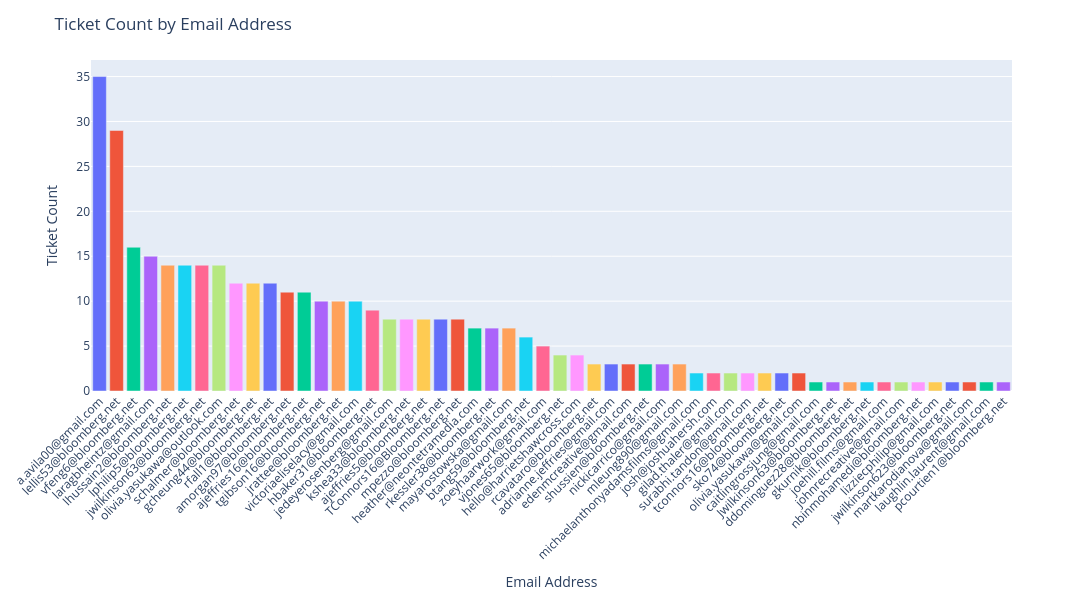

The cell this chart's notebook holds for it:
### Code cell
plotly_barplots(tickets_by_producer, 'Email Address', 'Ticket Count', color_palette=None)

### Figure 1 — Plotly figure (JSON) as saved in the notebook; plotly's stock layout.template omitted (floating-point values rounded to 4 significant figures)
{"data": [{"hovertemplate": "Email Address=%{x}<br>Ticket Count=%{y}<extra></extra>", "legendgroup": "a.avila00@gmail.com", "marker": {"color": "#636efa", "pattern": {"shape": ""}}, "name": "a.avila00@gmail.com", "orientation": "v", "showlegend": true, "textposition": "outside", "texttemplate": "%{y:.2f}", "type": "bar", "x": ["a.avila00@gmail.com"], "xaxis": "x", "y": [35], "yaxis": "y"}, {"hovertemplate": "Email Address=%{x}<br>Ticket Count=%{y}<extra></extra>", "legendgroup": "lellis53@bloomberg.net", "marker": {"color": "#EF553B", "pattern": {"shape": ""}}, "name": "lellis53@bloomberg.net", "orientation": "v", "showlegend": true, "textposition": "outside", "texttemplate": "%{y:.2f}", "type": "bar", "x": ["lellis53@bloomberg.net"], "xaxis": "x", "y": [29], "yaxis": "y"}, {"hovertemplate": "Email Address=%{x}<br>Ticket Count=%{y}<extra></extra>", "legendgroup": "vfeng6@bloomberg.net", "marker": {"color": "#00cc96", "pattern": {"shape": ""}}, "name": "vfeng6@bloomberg.net", "orientation": "v", "showlegend": true, "textposition": "outside", "texttemplate": "%{y:.2f}", "type": "bar", "x": ["vfeng6@bloomberg.net"], "xaxis": "x", "y": [16], "yaxis": "y"}, {"hovertemplate": "Email Address=%{x}<br>Ticket Count=%{y}<extra></extra>", "legendgroup": "laragbheintz@gmail.com", "marker": {"color": "#ab63fa", "pattern": {"shape": ""}}, "name": "laragbheintz@gmail.com", "orientation": "v", "showlegend": true, "textposition": "outside", "texttemplate": "%{y:.2f}", "type": "bar", "x": ["laragbheintz@gmail.com"], "xaxis": "x", "y": [15], "yaxis": "y"}, {"hovertemplate": "Email Address=%{x}<br>Ticket Count=%{y}<extra></extra>", "legendgroup": "lhussain2@bloomberg.net", "marker": {"color": "#FFA15A", "pattern": {"shape": ""}}, "name": "lhussain2@bloomberg.net", "orientation": "v", "showlegend": true, "textposition": "outside", "texttemplate": "%{y:.2f}", "type": "bar", "x": ["lhussain2@bloomberg.net"], "xaxis": "x", "y": [14], "yaxis": "y"}, {"hovertemplate": "Email Address=%{x}<br>Ticket Count=%{y}<extra></extra>", "legendgroup": "lphilip5@bloomberg.net", "marker": {"color": "#19d3f3", "pattern": {"shape": ""}}, "name": "lphilip5@bloomberg.net", "orientation": "v", "showlegend": true, "textposition": "outside", "texttemplate": "%{y:.2f}", "type": "bar", "x": ["lphilip5@bloomberg.net"], "xaxis": "x", "y": [14], "yaxis": "y"}, {"hovertemplate": "Email Address=%{x}<br>Ticket Count=%{y}<extra></extra>", "legendgroup": "jwilkinson63@bloomberg.net", "marker": {"color": "#FF6692", "pattern": {"shape": ""}}, "name": "jwilkinson63@bloomberg.net", "orientation": "v", "showlegend": true, "textposition": "outside", "texttemplate": "%{y:.2f}", "type": "bar", "x": ["jwilkinson63@bloomberg.net"], "xaxis": "x", "y": [14], "yaxis": "y"}, {"hovertemplate": "Email Address=%{x}<br>Ticket Count=%{y}<extra></extra>", "legendgroup": "olivia.yasukawa@outlook.com", "marker": {"color": "#B6E880", "pattern": {"shape": ""}}, "name": "olivia.yasukawa@outlook.com", "orientation": "v", "showlegend": true, "textposition": "outside", "texttemplate": "%{y:.2f}", "type": "bar", "x": ["olivia.yasukawa@outlook.com"], "xaxis": "x", "y": [14], "yaxis": "y"}, {"hovertemplate": "Email Address=%{x}<br>Ticket Count=%{y}<extra></extra>", "legendgroup": "schalmer@bloomberg.net", "marker": {"color": "#FF97FF", "pattern": {"shape": ""}}, "name": "schalmer@bloomberg.net", "orientation": "v", "showlegend": true, "textposition": "outside", "texttemplate": "%{y:.2f}", "type": "bar", "x": ["schalmer@bloomberg.net"], "xaxis": "x", "y": [12], "yaxis": "y"}, {"hovertemplate": "Email Address=%{x}<br>Ticket Count=%{y}<extra></extra>", "legendgroup": "gcheung44@bloomberg.net", "marker": {"color": "#FECB52", "pattern": {"shape": ""}}, "name": "gcheung44@bloomberg.net", "orientation": "v", "showlegend": true, "textposition": "outside", "texttemplate": "%{y:.2f}", "type": "bar", "x": ["gcheung44@bloomberg.net"], "xaxis": "x", "y": [12], "yaxis": "y"}, {"hovertemplate": "Email Address=%{x}<br>Ticket Count=%{y}<extra></extra>", "legendgroup": "rfall1@bloomberg.net", "marker": {"color": "#636efa", "pattern": {"shape": ""}}, "name": "rfall1@bloomberg.net", "orientation": "v", "showlegend": true, "textposition": "outside", "texttemplate": "%{y:.2f}", "type": "bar", "x": ["rfall1@bloomberg.net"], "xaxis": "x", "y": [12], "yaxis": "y"}, {"hovertemplate": "Email Address=%{x}<br>Ticket Count=%{y}<extra></extra>", "legendgroup": "amorgan97@bloomberg.net", "marker": {"color": "#EF553B", "pattern": {"shape": ""}}, "name": "amorgan97@bloomberg.net", "orientation": "v", "showlegend": true, "textposition": "outside", "texttemplate": "%{y:.2f}", "type": "bar", "x": ["amorgan97@bloomberg.net"], "xaxis": "x", "y": [11], "yaxis": "y"}, {"hovertemplate": "Email Address=%{x}<br>Ticket Count=%{y}<extra></extra>", "legendgroup": "ajeffries16@bloomberg.net", "marker": {"color": "#00cc96", "pattern": {"shape": ""}}, "name": "ajeffries16@bloomberg.net", "orientation": "v", "showlegend": true, "textposition": "outside", "texttemplate": "%{y:.2f}", "type": "bar", "x": ["ajeffries16@bloomberg.net"], "xaxis": "x", "y": [11], "yaxis": "y"}, {"hovertemplate": "Email Address=%{x}<br>Ticket Count=%{y}<extra></extra>", "legendgroup": "tgibson16@bloomberg.net", "marker": {"color": "#ab63fa", "pattern": {"shape": ""}}, "name": "tgibson16@bloomberg.net", "orientation": "v", "showlegend": true, "textposition": "outside", "texttemplate": "%{y:.2f}", "type": "bar", "x": ["tgibson16@bloomberg.net"], "xaxis": "x", "y": [10], "yaxis": "y"}, {"hovertemplate": "Email Address=%{x}<br>Ticket Count=%{y}<extra></extra>", "legendgroup": "jrattee@bloomberg.net", "marker": {"color": "#FFA15A", "pattern": {"shape": ""}}, "name": "jrattee@bloomberg.net", "orientation": "v", "showlegend": true, "textposition": "outside", "texttemplate": "%{y:.2f}", "type": "bar", "x": ["jrattee@bloomberg.net"], "xaxis": "x", "y": [10], "yaxis": "y"}, {"hovertemplate": "Email Address=%{x}<br>Ticket Count=%{y}<extra></extra>", "legendgroup": "victoriaeliselacy@gmail.com", "marker": {"color": "#19d3f3", "pattern": {"shape": ""}}, "name": "victoriaeliselacy@gmail.com", "orientation": "v", "showlegend": true, "textposition": "outside", "texttemplate": "%{y:.2f}", "type": "bar", "x": ["victoriaeliselacy@gmail.com"], "xaxis": "x", "y": [10], "yaxis": "y"}, {"hovertemplate": "Email Address=%{x}<br>Ticket Count=%{y}<extra></extra>", "legendgroup": "hbaker31@bloomberg.net", "marker": {"color": "#FF6692", "pattern": {"shape": ""}}, "name": "hbaker31@bloomberg.net", "orientation": "v", "showlegend": true, "textposition": "outside", "texttemplate": "%{y:.2f}", "type": "bar", "x": ["hbaker31@bloomberg.net"], "xaxis": "x", "y": [9], "yaxis": "y"}, {"hovertemplate": "Email Address=%{x}<br>Ticket Count=%{y}<extra></extra>", "legendgroup": "jedeyerosenberg@gmail.com", "marker": {"color": "#B6E880", "pattern": {"shape": ""}}, "name": "jedeyerosenberg@gmail.com", "orientation": "v", "showlegend": true, "textposition": "outside", "texttemplate": "%{y:.2f}", "type": "bar", "x": ["jedeyerosenberg@gmail.com"], "xaxis": "x", "y": [8], "yaxis": "y"}, {"hovertemplate": "Email Address=%{x}<br>Ticket Count=%{y}<extra></extra>", "legendgroup": "kshea33@bloomberg.net", "marker": {"color": "#FF97FF", "pattern": {"shape": ""}}, "name": "kshea33@bloomberg.net", "orientation": "v", "showlegend": true, "textposition": "outside", "texttemplate": "%{y:.2f}", "type": "bar", "x": ["kshea33@bloomberg.net"], "xaxis": "x", "y": [8], "yaxis": "y"}, {"hovertemplate": "Email Address=%{x}<br>Ticket Count=%{y}<extra></extra>", "legendgroup": "ajeffries5@bloomberg.net", "marker": {"color": "#FECB52", "pattern": {"shape": ""}}, "name": "ajeffries5@bloomberg.net", "orientation": "v", "showlegend": true, "textposition": "outside", "texttemplate": "%{y:.2f}", "type": "bar", "x": ["ajeffries5@bloomberg.net"], "xaxis": "x", "y": [8], "yaxis": "y"}, {"hovertemplate": "Email Address=%{x}<br>Ticket Count=%{y}<extra></extra>", "legendgroup": "TConnors16@Bloomberg.net", "marker": {"color": "#636efa", "pattern": {"shape": ""}}, "name": "TConnors16@Bloomberg.net", "orientation": "v", "showlegend": true, "textposition": "outside", "texttemplate": "%{y:.2f}", "type": "bar", "x": ["TConnors16@Bloomberg.net"], "xaxis": "x", "y": [8], "yaxis": "y"}, {"hovertemplate": "Email Address=%{x}<br>Ticket Count=%{y}<extra></extra>", "legendgroup": "mpezzo@bloomberg.net", "marker": {"color": "#EF553B", "pattern": {"shape": ""}}, "name": "mpezzo@bloomberg.net", "orientation": "v", "showlegend": true, "textposition": "outside", "texttemplate": "%{y:.2f}", "type": "bar", "x": ["mpezzo@bloomberg.net"], "xaxis": "x", "y": [8], "yaxis": "y"}, {"hovertemplate": "Email Address=%{x}<br>Ticket Count=%{y}<extra></extra>", "legendgroup": "heather@neontetramedia.com", "marker": {"color": "#00cc96", "pattern": {"shape": ""}}, "name": "heather@neontetramedia.com", "orientation": "v", "showlegend": true, "textposition": "outside", "texttemplate": "%{y:.2f}", "type": "bar", "x": ["heather@neontetramedia.com"], "xaxis": "x", "y": [7], "yaxis": "y"}, {"hovertemplate": "Email Address=%{x}<br>Ticket Count=%{y}<extra></extra>", "legendgroup": "rkessler38@bloomberg.net", "marker": {"color": "#ab63fa", "pattern": {"shape": ""}}, "name": "rkessler38@bloomberg.net", "orientation": "v", "showlegend": true, "textposition": "outside", "texttemplate": "%{y:.2f}", "type": "bar", "x": ["rkessler38@bloomberg.net"], "xaxis": "x", "y": [7], "yaxis": "y"}, {"hovertemplate": "Email Address=%{x}<br>Ticket Count=%{y}<extra></extra>", "legendgroup": "mayarostowska@gmail.com", "marker": {"color": "#FFA15A", "pattern": {"shape": ""}}, "name": "mayarostowska@gmail.com", "orientation": "v", "showlegend": true, "textposition": "outside", "texttemplate": "%{y:.2f}", "type": "bar", "x": ["mayarostowska@gmail.com"], "xaxis": "x", "y": [7], "yaxis": "y"}, {"hovertemplate": "Email Address=%{x}<br>Ticket Count=%{y}<extra></extra>", "legendgroup": "btang59@bloomberg.net", "marker": {"color": "#19d3f3", "pattern": {"shape": ""}}, "name": "btang59@bloomberg.net", "orientation": "v", "showlegend": true, "textposition": "outside", "texttemplate": "%{y:.2f}", "type": "bar", "x": ["btang59@bloomberg.net"], "xaxis": "x", "y": [6], "yaxis": "y"}, {"hovertemplate": "Email Address=%{x}<br>Ticket Count=%{y}<extra></extra>", "legendgroup": "zoeyhaarwork@gmail.com", "marker": {"color": "#FF6692", "pattern": {"shape": ""}}, "name": "zoeyhaarwork@gmail.com", "orientation": "v", "showlegend": true, "textposition": "outside", "texttemplate": "%{y:.2f}", "type": "bar", "x": ["zoeyhaarwork@gmail.com"], "xaxis": "x", "y": [5], "yaxis": "y"}, {"hovertemplate": "Email Address=%{x}<br>Ticket Count=%{y}<extra></extra>", "legendgroup": "vjones65@bloomberg.net", "marker": {"color": "#B6E880", "pattern": {"shape": ""}}, "name": "vjones65@bloomberg.net", "orientation": "v", "showlegend": true, "textposition": "outside", "texttemplate": "%{y:.2f}", "type": "bar", "x": ["vjones65@bloomberg.net"], "xaxis": "x", "y": [4], "yaxis": "y"}, {"hovertemplate": "Email Address=%{x}<br>Ticket Count=%{y}<extra></extra>", "legendgroup": "hello@harrietshawcross.com", "marker": {"color": "#FF97FF", "pattern": {"shape": ""}}, "name": "hello@harrietshawcross.com", "orientation": "v", "showlegend": true, "textposition": "outside", "texttemplate": "%{y:.2f}", "type": "bar", "x": ["hello@harrietshawcross.com"], "xaxis": "x", "y": [4], "yaxis": "y"}, {"hovertemplate": "Email Address=%{x}<br>Ticket Count=%{y}<extra></extra>", "legendgroup": "rcavataro@bloomberg.net", "marker": {"color": "#FECB52", "pattern": {"shape": ""}}, "name": "rcavataro@bloomberg.net", "orientation": "v", "showlegend": true, "textposition": "outside", "texttemplate": "%{y:.2f}", "type": "bar", "x": ["rcavataro@bloomberg.net"], "xaxis": "x", "y": [3], "yaxis": "y"}, {"hovertemplate": "Email Address=%{x}<br>Ticket Count=%{y}<extra></extra>", "legendgroup": "adrianne.jeffries@gmail.com", "marker": {"color": "#636efa", "pattern": {"shape": ""}}, "name": "adrianne.jeffries@gmail.com", "orientation": "v", "showlegend": true, "textposition": "outside", "texttemplate": "%{y:.2f}", "type": "bar", "x": ["adrianne.jeffries@gmail.com"], "xaxis": "x", "y": [3], "yaxis": "y"}, {"hovertemplate": "Email Address=%{x}<br>Ticket Count=%{y}<extra></extra>", "legendgroup": "edenmcreative@gmail.com", "marker": {"color": "#EF553B", "pattern": {"shape": ""}}, "name": "edenmcreative@gmail.com", "orientation": "v", "showlegend": true, "textposition": "outside", "texttemplate": "%{y:.2f}", "type": "bar", "x": ["edenmcreative@gmail.com"], "xaxis": "x", "y": [3], "yaxis": "y"}, {"hovertemplate": "Email Address=%{x}<br>Ticket Count=%{y}<extra></extra>", "legendgroup": "shussien@bloomberg.net", "marker": {"color": "#00cc96", "pattern": {"shape": ""}}, "name": "shussien@bloomberg.net", "orientation": "v", "showlegend": true, "textposition": "outside", "texttemplate": "%{y:.2f}", "type": "bar", "x": ["shussien@bloomberg.net"], "xaxis": "x", "y": [3], "yaxis": "y"}, {"hovertemplate": "Email Address=%{x}<br>Ticket Count=%{y}<extra></extra>", "legendgroup": "nickicarrico@gmail.com", "marker": {"color": "#ab63fa", "pattern": {"shape": ""}}, "name": "nickicarrico@gmail.com", "orientation": "v", "showlegend": true, "textposition": "outside", "texttemplate": "%{y:.2f}", "type": "bar", "x": ["nickicarrico@gmail.com"], "xaxis": "x", "y": [3], "yaxis": "y"}, {"hovertemplate": "Email Address=%{x}<br>Ticket Count=%{y}<extra></extra>", "legendgroup": "mleung890@gmail.com", "marker": {"color": "#FFA15A", "pattern": {"shape": ""}}, "name": "mleung890@gmail.com", "orientation": "v", "showlegend": true, "textposition": "outside", "texttemplate": "%{y:.2f}", "type": "bar", "x": ["mleung890@gmail.com"], "xaxis": "x", "y": [3], "yaxis": "y"}, {"hovertemplate": "Email Address=%{x}<br>Ticket Count=%{y}<extra></extra>", "legendgroup": "michaelanthonyadamsfilms@gmail.com", "marker": {"color": "#19d3f3", "pattern": {"shape": ""}}, "name": "michaelanthonyadamsfilms@gmail.com", "orientation": "v", "showlegend": true, "textposition": "outside", "texttemplate": "%{y:.2f}", "type": "bar", "x": ["michaelanthonyadamsfilms@gmail.com"], "xaxis": "x", "y": [2], "yaxis": "y"}, {"hovertemplate": "Email Address=%{x}<br>Ticket Count=%{y}<extra></extra>", "legendgroup": "josh@joshuahersh.com", "marker": {"color": "#FF6692", "pattern": {"shape": ""}}, "name": "josh@joshuahersh.com", "orientation": "v", "showlegend": true, "textposition": "outside", "texttemplate": "%{y:.2f}", "type": "bar", "x": ["josh@joshuahersh.com"], "xaxis": "x", "y": [2], "yaxis": "y"}, {"hovertemplate": "Email Address=%{x}<br>Ticket Count=%{y}<extra></extra>", "legendgroup": "gilad.thaler@gmail.com", "marker": {"color": "#B6E880", "pattern": {"shape": ""}}, "name": "gilad.thaler@gmail.com", "orientation": "v", "showlegend": true, "textposition": "outside", "texttemplate": "%{y:.2f}", "type": "bar", "x": ["gilad.thaler@gmail.com"], "xaxis": "x", "y": [2], "yaxis": "y"}, {"hovertemplate": "Email Address=%{x}<br>Ticket Count=%{y}<extra></extra>", "legendgroup": "surabhi.tandon@gmail.com", "marker": {"color": "#FF97FF", "pattern": {"shape": ""}}, "name": "surabhi.tandon@gmail.com", "orientation": "v", "showlegend": true, "textposition": "outside", "texttemplate": "%{y:.2f}", "type": "bar", "x": ["surabhi.tandon@gmail.com"], "xaxis": "x", "y": [2], "yaxis": "y"}, {"hovertemplate": "Email Address=%{x}<br>Ticket Count=%{y}<extra></extra>", "legendgroup": "tconnors16@bloomberg.net", "marker": {"color": "#FECB52", "pattern": {"shape": ""}}, "name": "tconnors16@bloomberg.net", "orientation": "v", "showlegend": true, "textposition": "outside", "texttemplate": "%{y:.2f}", "type": "bar", "x": ["tconnors16@bloomberg.net"], "xaxis": "x", "y": [2], "yaxis": "y"}, {"hovertemplate": "Email Address=%{x}<br>Ticket Count=%{y}<extra></extra>", "legendgroup": "sko74@bloomberg.net", "marker": {"color": "#636efa", "pattern": {"shape": ""}}, "name": "sko74@bloomberg.net", "orientation": "v", "showlegend": true, "textposition": "outside", "texttemplate": "%{y:.2f}", "type": "bar", "x": ["sko74@bloomberg.net"], "xaxis": "x", "y": [2], "yaxis": "y"}, {"hovertemplate": "Email Address=%{x}<br>Ticket Count=%{y}<extra></extra>", "legendgroup": "olivia.yasukawa@gmail.com", "marker": {"color": "#EF553B", "pattern": {"shape": ""}}, "name": "olivia.yasukawa@gmail.com", "orientation": "v", "showlegend": true, "textposition": "outside", "texttemplate": "%{y:.2f}", "type": "bar", "x": ["olivia.yasukawa@gmail.com"], "xaxis": "x", "y": [2], "yaxis": "y"}, {"hovertemplate": "Email Address=%{x}<br>Ticket Count=%{y}<extra></extra>", "legendgroup": "caitlingrossjung@gmail.com", "marker": {"color": "#00cc96", "pattern": {"shape": ""}}, "name": "caitlingrossjung@gmail.com", "orientation": "v", "showlegend": true, "textposition": "outside", "texttemplate": "%{y:.2f}", "type": "bar", "x": ["caitlingrossjung@gmail.com"], "xaxis": "x", "y": [1], "yaxis": "y"}, {"hovertemplate": "Email Address=%{x}<br>Ticket Count=%{y}<extra></extra>", "legendgroup": "Jwilkinson63@bloomberg.net", "marker": {"color": "#ab63fa", "pattern": {"shape": ""}}, "name": "Jwilkinson63@bloomberg.net", "orientation": "v", "showlegend": true, "textposition": "outside", "texttemplate": "%{y:.2f}", "type": "bar", "x": ["Jwilkinson63@bloomberg.net"], "xaxis": "x", "y": [1], "yaxis": "y"}, {"hovertemplate": "Email Address=%{x}<br>Ticket Count=%{y}<extra></extra>", "legendgroup": "ddominguez28@bloomberg.net", "marker": {"color": "#FFA15A", "pattern": {"shape": ""}}, "name": "ddominguez28@bloomberg.net", "orientation": "v", "showlegend": true, "textposition": "outside", "texttemplate": "%{y:.2f}", "type": "bar", "x": ["ddominguez28@bloomberg.net"], "xaxis": "x", "y": [1], "yaxis": "y"}, {"hovertemplate": "Email Address=%{x}<br>Ticket Count=%{y}<extra></extra>", "legendgroup": "gkurnik@bloomberg.net", "marker": {"color": "#19d3f3", "pattern": {"shape": ""}}, "name": "gkurnik@bloomberg.net", "orientation": "v", "showlegend": true, "textposition": "outside", "texttemplate": "%{y:.2f}", "type": "bar", "x": ["gkurnik@bloomberg.net"], "xaxis": "x", "y": [1], "yaxis": "y"}, {"hovertemplate": "Email Address=%{x}<br>Ticket Count=%{y}<extra></extra>", "legendgroup": "joehill.films@gmail.com", "marker": {"color": "#FF6692", "pattern": {"shape": ""}}, "name": "joehill.films@gmail.com", "orientation": "v", "showlegend": true, "textposition": "outside", "texttemplate": "%{y:.2f}", "type": "bar", "x": ["joehill.films@gmail.com"], "xaxis": "x", "y": [1], "yaxis": "y"}, {"hovertemplate": "Email Address=%{x}<br>Ticket Count=%{y}<extra></extra>", "legendgroup": "johnrecreative@gmail.com", "marker": {"color": "#B6E880", "pattern": {"shape": ""}}, "name": "johnrecreative@gmail.com", "orientation": "v", "showlegend": true, "textposition": "outside", "texttemplate": "%{y:.2f}", "type": "bar", "x": ["johnrecreative@gmail.com"], "xaxis": "x", "y": [1], "yaxis": "y"}, {"hovertemplate": "Email Address=%{x}<br>Ticket Count=%{y}<extra></extra>", "legendgroup": "nbinmohamedi@bloomberg.net", "marker": {"color": "#FF97FF", "pattern": {"shape": ""}}, "name": "nbinmohamedi@bloomberg.net", "orientation": "v", "showlegend": true, "textposition": "outside", "texttemplate": "%{y:.2f}", "type": "bar", "x": ["nbinmohamedi@bloomberg.net"], "xaxis": "x", "y": [1], "yaxis": "y"}, {"hovertemplate": "Email Address=%{x}<br>Ticket Count=%{y}<extra></extra>", "legendgroup": "lizziecphilip@gmail.com", "marker": {"color": "#FECB52", "pattern": {"shape": ""}}, "name": "lizziecphilip@gmail.com", "orientation": "v", "showlegend": true, "textposition": "outside", "texttemplate": "%{y:.2f}", "type": "bar", "x": ["lizziecphilip@gmail.com"], "xaxis": "x", "y": [1], "yaxis": "y"}, {"hovertemplate": "Email Address=%{x}<br>Ticket Count=%{y}<extra></extra>", "legendgroup": "jwilkinson623@bloomberg.net", "marker": {"color": "#636efa", "pattern": {"shape": ""}}, "name": "jwilkinson623@bloomberg.net", "orientation": "v", "showlegend": true, "textposition": "outside", "texttemplate": "%{y:.2f}", "type": "bar", "x": ["jwilkinson623@bloomberg.net"], "xaxis": "x", "y": [1], "yaxis": "y"}, {"hovertemplate": "Email Address=%{x}<br>Ticket Count=%{y}<extra></extra>", "legendgroup": "martkarodianova@gmail.com", "marker": {"color": "#EF553B", "pattern": {"shape": ""}}, "name": "martkarodianova@gmail.com", "orientation": "v", "showlegend": true, "textposition": "outside", "texttemplate": "%{y:.2f}", "type": "bar", "x": ["martkarodianova@gmail.com"], "xaxis": "x", "y": [1], "yaxis": "y"}, {"hovertemplate": "Email Address=%{x}<br>Ticket Count=%{y}<extra></extra>", "legendgroup": "laughlin.laurent@gmail.com", "marker": {"color": "#00cc96", "pattern": {"shape": ""}}, "name": "laughlin.laurent@gmail.com", "orientation": "v", "showlegend": true, "textposition": "outside", "texttemplate": "%{y:.2f}", "type": "bar", "x": ["laughlin.laurent@gmail.com"], "xaxis": "x", "y": [1], "yaxis": "y"}, {"hovertemplate": "Email Address=%{x}<br>Ticket Count=%{y}<extra></extra>", "legendgroup": "pcourtien1@bloomberg.net", "marker": {"color": "#ab63fa", "pattern": {"shape": ""}}, "name": "pcourtien1@bloomberg.net", "orientation": "v", "showlegend": true, "textposition": "outside", "texttemplate": "%{y:.2f}", "type": "bar", "x": ["pcourtien1@bloomberg.net"], "xaxis": "x", "y": [1], "yaxis": "y"}], "layout": {"barmode": "relative", "height": 600, "legend": {"title": {"text": "Email Address"}, "tracegroupgap": 0}, "margin": {"t": 60}, "showlegend": false, "title": {"text": "Ticket Count by Email Address"}, "uniformtext": {"minsize": 8, "mode": "hide"}, "width": 1200, "xaxis": {"anchor": "y", "categoryarray": ["a.avila00@gmail.com", "lellis53@bloomberg.net", "vfeng6@bloomberg.net", "laragbheintz@gmail.com", "lhussain2@bloomberg.net", "lphilip5@bloomberg.net", "jwilkinson63@bloomberg.net", "olivia.yasukawa@outlook.com", "schalmer@bloomberg.net", "gcheung44@bloomberg.net", "rfall1@bloomberg.net", "amorgan97@bloomberg.net", "ajeffries16@bloomberg.net", "tgibson16@bloomberg.net", "jrattee@bloomberg.net", "victoriaeliselacy@gmail.com", "hbaker31@bloomberg.net", "jedeyerosenberg@gmail.com", "kshea33@bloomberg.net", "ajeffries5@bloomberg.net", "TConnors16@Bloomberg.net", "mpezzo@bloomberg.net", "heather@neontetramedia.com", "rkessler38@bloomberg.net", "mayarostowska@gmail.com", "btang59@bloomberg.net", "zoeyhaarwork@gmail.com", "vjones65@bloomberg.net", "hello@harrietshawcross.com", "rcavataro@bloomberg.net", "adrianne.jeffries@gmail.com", "edenmcreative@gmail.com", "shussien@bloomberg.net", "nickicarrico@gmail.com", "mleung890@gmail.com", "michaelanthonyadamsfilms@gmail.com", "josh@joshuahersh.com", "gilad.thaler@gmail.com", "surabhi.tandon@gmail.com", "tconnors16@bloomberg.net", "sko74@bloomberg.net", "olivia.yasukawa@gmail.com", "caitlingrossjung@gmail.com", "Jwilkinson63@bloomberg.net", "ddominguez28@bloomberg.net", "gkurnik@bloomberg.net", "joehill.films@gmail.com", "johnrecreative@gmail.com", "nbinmohamedi@bloomberg.net", "lizziecphilip@gmail.com", "jwilkinson623@bloomberg.net", "martkarodianova@gmail.com", "laughlin.laurent@gmail.com", "pcourtien1@bloomberg.net"], "categoryorder": "array", "domain": [0, 1], "tickangle": -45, "title": {"text": "Email Address"}}, "yaxis": {"anchor": "x", "domain": [0, 1], "title": {"text": "Ticket Count"}}}}
